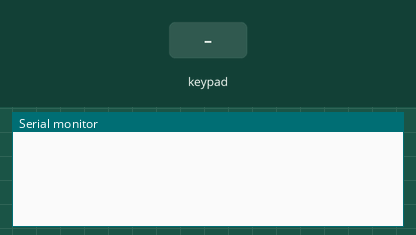
This sketch was run on a simulated Arduino Uno, built with avr-gcc and run on an emulated ATmega328P. On the bench: the last lines printed to the serial monitor. Inputs (shaded band) come from the test bench.

Above: at 1.2 s.
1.3 s: key '0' pressed
At 2.5 s:
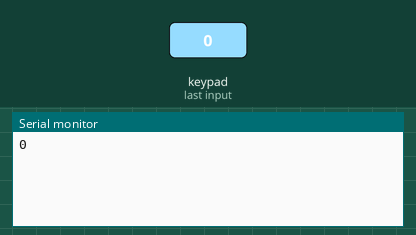
2.8 s: keypad keys 8 9 1 0 1 1 A pressed 0.4 s apart
At 5.6 s:
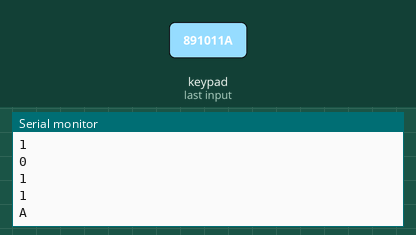
7.1 s: key 'B' pressed
At 8.2 s:
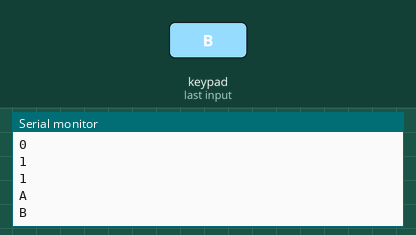
8.6 s: keypad keys 8 9 1 0 1 1 D pressed 0.4 s apart
At 12.2 s:
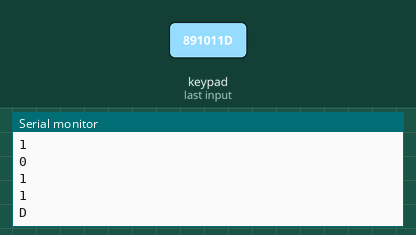
12.9 s: key 'C' pressed
At 13.9 s:
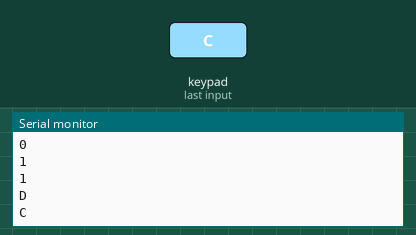
14.4 s: key 'E' pressed
At 14.8 s:
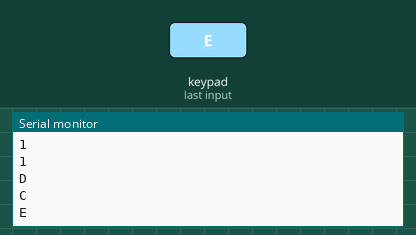
Timing chart, 0 to 16.9 s (numbered marks = the images above; inputs shaded):
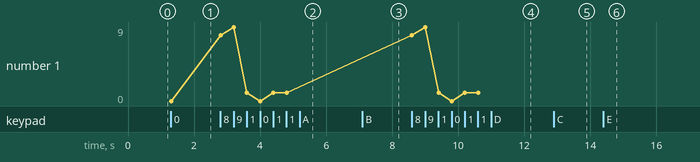

The sketch:

matrix_module.ino
```cpp
#include <Keypad.h>

const byte ROWS = 4;
const byte COLS = 4;

char keys[ROWS][COLS] = {
  {'0', '1', '2', '3'},
  {'4', '5', '6', '7'},
  {'8', '9', 'A', 'B'},
  {'C', 'D', 'E', 'F'}
};

byte rowPins[ROWS] = {8, 9, 10, 11};
byte colPins[COLS] = {7, 6, 5, 4};

Keypad keypad = Keypad(makeKeymap(keys), rowPins, colPins, ROWS, COLS);

void setup() {
  Serial.begin(9600);
}

void loop() {
  char key = keypad.getKey();

  if (key) {
    Serial.println(key);
  }
}
```

Measured:
- after the input at 1.3 s, the serial monitor: prints a new line at once (image 1)
- after the input at 2.8 s, the serial monitor: prints a new line at once (image 2)
- after the input at 7.1 s, the serial monitor: prints a new line at once (image 3)
- after the input at 8.6 s, the serial monitor: prints a new line at once (image 4)
- after the input at 12.9 s, the serial monitor: prints a new line at once (image 5)
- after the input at 14.4 s, the serial monitor: prints a new line at once (image 6)
- plotted number 1: 0 → 1 after the input at 2.8 s
